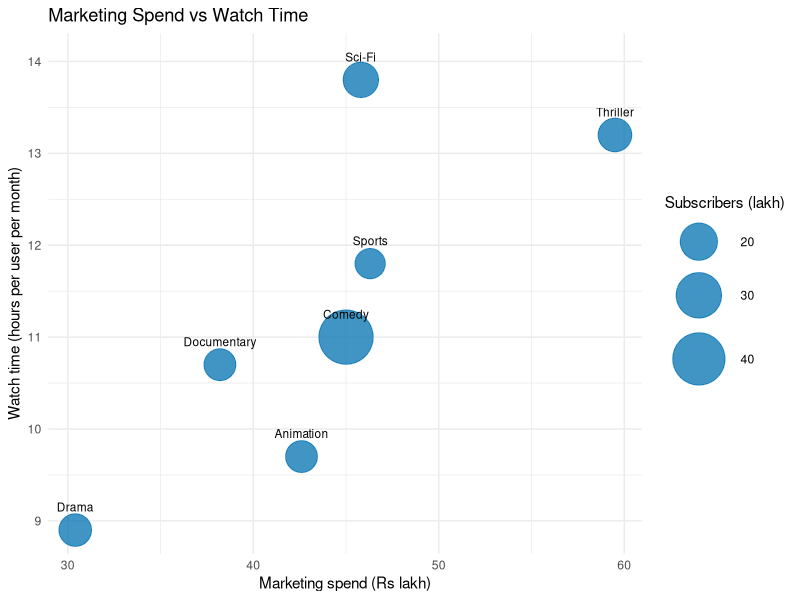

This figure's R source:
library(ggplot2)

set.seed(1210318)
entity <- c("Drama", "Sci-Fi", "Comedy",
            "Documentary", "Thriller",
            "Animation", "Sports")
n <- 7

z <- rnorm(n)
spend_lakh <- round(45.0 + 12.0 * z, 1)
watch_hrs <- round(
  11.0 + 3.0 * (0.90 * z + 0.40 * rnorm(n)), 1
)
subs_lakh <- round(18.0 + 4.0 * rnorm(n), 1)

# Supplied unusual Comedy record
subs_lakh[3] <- round(18.0 * 2.4, 1)
spend_lakh[3] <- round(45.0)
watch_hrs[3] <- round(11.0)

df <- data.frame(entity, spend_lakh,
                 watch_hrs, subs_lakh)

# 1. Bubble chart
ggplot(df, aes(x = spend_lakh, y = watch_hrs,
               size = subs_lakh, label = entity)) +
  geom_point(alpha = 0.75, colour = "#0072B2") +
  geom_text(nudge_y = 0.25, size = 3,
            show.legend = FALSE) +
  scale_size_area(max_size = 18,
                  name = "Subscribers (lakh)") +
  labs(title = "Marketing Spend vs Watch Time",
       x = "Marketing spend (Rs lakh)",
       y = "Watch time (hours per user per month)") +
  theme_minimal()

# 2. Correlation between x and y
cat("Correlation =", cor(spend_lakh, watch_hrs), "\n")

# 3. Outlier on bubble size
z_size <- (subs_lakh - mean(subs_lakh)) / sd(subs_lakh)
i <- which.max(subs_lakh)

cat("Size outlier =", entity[i], "\n")
cat("Subscriber size =", subs_lakh[i], "lakh\n")
cat("Size z-score =", z_size[i], "\n")

# 4. Size compared with median
cat("Median subscriber size =", median(subs_lakh), "\n")
cat("Largest / median size =",
    max(subs_lakh) / median(subs_lakh), "times\n")

cat("Recommendation: Investigate Comedy's unusually high subscriber count before using it to allocate marketing budgets.\n")
